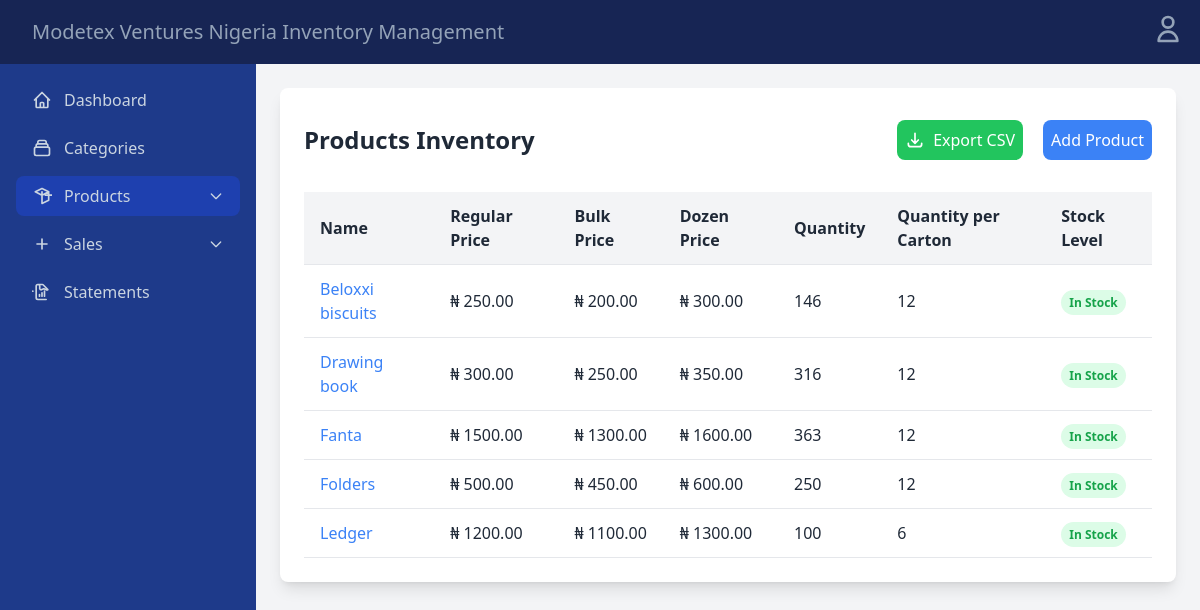
/product_list/, run on an earlier commit of the app's database.
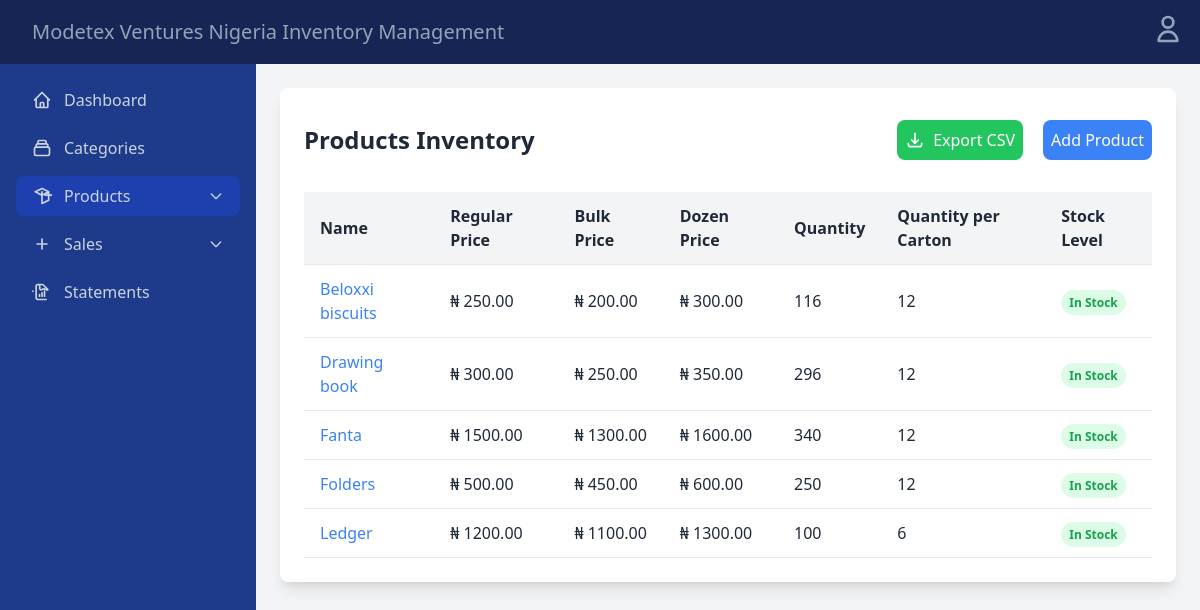
And on a later commit of the database.
### products/models.py (models this page shows, shortened)
class Product(models.Model):
    category = models.ForeignKey(Category, blank=False, related_name='products', on_delete=models.CASCADE)
    name = models.CharField(max_length=200)
    slug = models.SlugField(max_length=200)
    regular_price = models.DecimalField(max_digits=10, decimal_places=2, validators=[MinValueValidator(1)])
    bulk_price = models.DecimalField(max_digits=10, decimal_places=2, validators=[MinValueValidator(1)])
    dozen_price = models.DecimalField(max_digits=10, decimal_places=2, validators=[MinValueValidator(1)], default=0)
    quantity = models.PositiveIntegerField(validators=[MinValueValidator(0)])
    quantity_per_carton = models.PositiveIntegerField(default=0)
    minimum_bulk_quantity = models.IntegerField(default=0)
    restock_level = models.IntegerField(validators=[MinValueValidator(0)], default=0)
    needs_restock = models.BooleanField(default=False)
    available = models.BooleanField(default=True)
    created = models.DateTimeField(auto_now_add=True)
    updated = models.DateTimeField(auto_now=True)
    class Meta:
        ordering = ['name']
        indexes = [
            models.Index(fields=['id', 'slug']),
            models.Index(fields=['name']),
            models.Index(fields=['-created']),
        ]
        constraints = [
            models.UniqueConstraint(fields=['category', 'name'], name='unique_product_per_category')
        ]

### products/views.py (the view, shortened to what this page needs)
# urls.py: path('product_list/', product_list, name='product_list'),
def product_list(request):
    queryset = Product.objects.all().select_related('category')
    form = SearchProductCategory(request.GET or None)
    restock_needed = Product.objects.filter(needs_restock=True).count()
    is_csv_export = request.GET.get('export') == 'csv'
    if is_csv_export:
        response = HttpResponse(content_type='text/csv')
        response['Content-Disposition'] = 'attachment; filename="products.csv"'
        writer = csv.writer(response)
        writer.writerow(['Name', 'Regular Price', 'Bulk Price', 'Dozen Price', 'Quantity', 'Stock Level'])
        for product in queryset:
            stock_status = "Low Stock" if product.quantity <= product.restock_level else "In Stock"
            writer.writerow([
                product.name,
                product.regular_price,
                product.bulk_price,
                product.dozen_price,
                product.quantity,
                stock_status
            ])
        return response
    else:
        context = {
            'title': 'Products Inventory',
            'form': form,
            'products': queryset,
            'restock_needed': restock_needed,
        }
        return render(request, 'products/product_list.html', context)

### templates/products/product_list.html (shortened to what this page needs)
{% extends 'base.html' %}
{% block content %}
<div class="bg-white p-6 rounded-lg shadow-lg max-w-4xl mx-auto">
    <div class="flex justify-between items-center mb-6">
        <h1 class="text-2xl font-bold text-gray-800">{{ title }}</h1>
        <div class="flex space-x-3">
            <a href="{% url 'product_list' %}?export=csv"
               class="bg-green-500 text-white px-2 py-2 m-2 rounded-lg hover:bg-green-600 flex items-center">
                <svg xmlns="http://www.w3.org/2000/svg" class="h-5 w-5 mr-2" fill="none" viewBox="0 0 24 24" stroke="currentColor">
                    <path stroke-linecap="round" stroke-linejoin="round" stroke-width="2" d="M4 16v1a3 3 0 003 3h10a3 3 0 003-3v-1m-4-4l-4 4m0 0l-4-4m4 4V4" />
                </svg>
                Export CSV
            </a>
            <a href="{% url 'product_create' %}" class="bg-blue-500 text-white px-2 py-2 m-2 rounded-lg hover:bg-blue-600">
                Add Product
            </a>
        </div>
    </div>
    <div class="overflow-x-auto">
        <table class="min-w-full bg-white">
            <thead class="bg-gray-100">
                <tr>
                    <th class="py-3 px-4 border-b text-left">Name</th>
                    <th class="py-3 px-4 border-b text-left">Regular Price</th>
                    <th class="py-3 px-4 border-b text-left">Bulk Price</th>
                    <th class="py-3 px-4 border-b text-left">Dozen Price</th>
                    <th class="py-3 px-4 border-b text-left">Quantity</th>
                    <th class="py-3 px-4 border-b text-left">Quantity per Carton</th>
                    <th class="py-3 px-4 border-b text-left">Stock Level</th>
                </tr>
            </thead>
            <tbody>
                {% for product in products %}
                <tr class="hover:bg-gray-50 transition duration-200">
                    <td class="py-3 px-4 border-b">
                        <a href="{% url 'product_detail' product.slug %}" class="text-blue-500 hover:text-blue-700">
                            {{ product.name }}
                        </a>
                    </td>
                    <td class="py-3 px-4 border-b">&#8358; {{ product.regular_price }}</td>
                    <td class="py-3 px-4 border-b">&#8358; {{ product.bulk_price }}</td>
                    <td class="py-3 px-4 border-b">&#8358; {{ product.dozen_price }}</td>
                    <td class="py-3 px-4 border-b">{{ product.quantity }}</td>
                    <td class="py-3 px-4 border-b">{{ product.quantity_per_carton }}</td>
                    <td class="py-3 px-4 border-b">
                        {% if product.quantity == 0 %}
                            <span class="px-2 py-1 text-xs font-semibold text-red-600 bg-red-100 rounded-full">
                                Out of Stock
                            </span>
                        {% elif product.quantity <= product.restock_level %}
                            <span class="px-2 py-1 text-xs font-semibold text-yellow-600 bg-yellow-100 rounded-full">
                                Low Stock
                            </span>
                        {% else %}
                            <span class="px-2 py-1 text-xs font-semibold text-green-600 bg-green-100 rounded-full">
                                In Stock
                            </span>
                        {% endif %}
                    </td>
                </tr>
                {% empty %}
                <tr>
                    <td colspan="7" class="py-3 px-4 border-b text-center text-gray-500">No products found.</td>
                </tr>
                {% endfor %}
            </tbody>
        </table>
    </div>
</div>
{% endblock %}

What changed in the data, as far as the page shows it:
changed Product "Beloxxi biscuits": quantity "146" → "116"
changed Product "Drawing book": quantity "316" → "296"
changed Product "Fanta": quantity "363" → "340"
